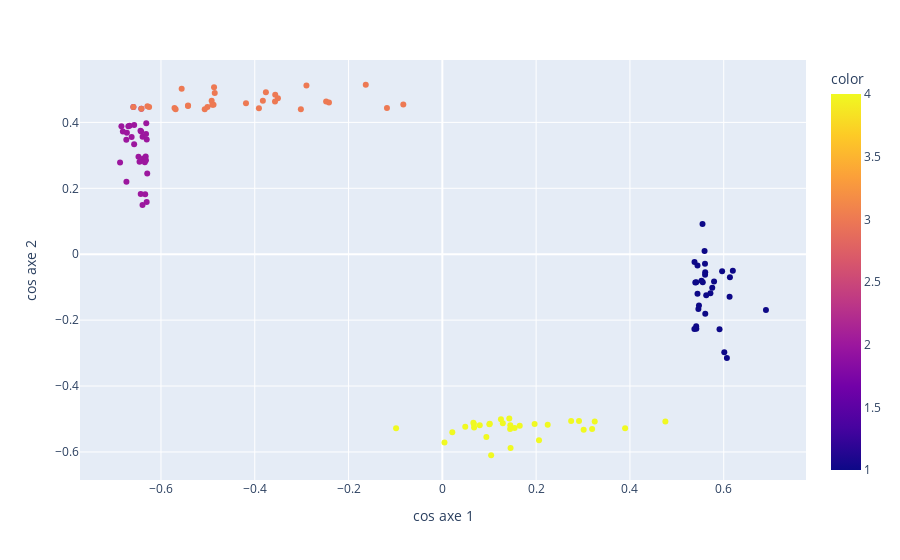

The cell this chart's notebook holds for it:
### Code cell
scatter_representative_speeches(df_2017, 30)
